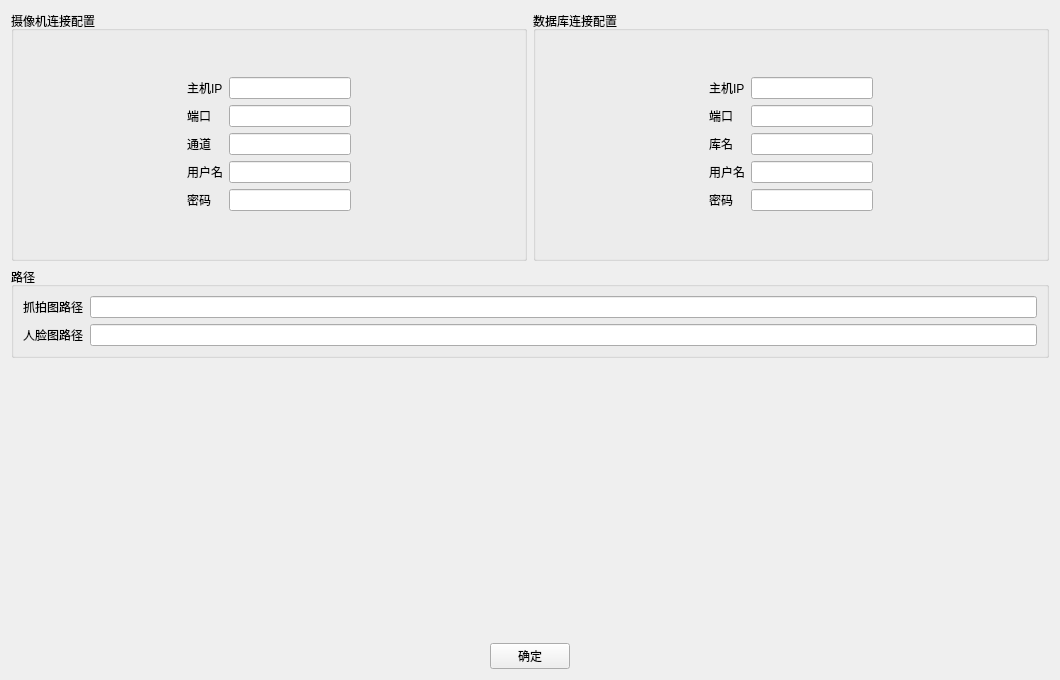
<?xml version="1.0" encoding="UTF-8"?>
<ui version="4.0">
 <class>SettingsView</class>
 <widget class="QWidget" name="SettingsView">
  <property name="geometry">
   <rect>
    <x>0</x>
    <y>0</y>
    <width>1060</width>
    <height>680</height>
   </rect>
  </property>
  <property name="windowTitle">
   <string>Form</string>
  </property>
  <layout class="QVBoxLayout" name="verticalLayout">
   <item>
    <layout class="QHBoxLayout" name="horizontalLayout">
     <item>
      <widget class="QGroupBox" name="boxCameraConnection">
       <property name="sizePolicy">
        <sizepolicy hsizetype="Expanding" vsizetype="Maximum">
         <horstretch>0</horstretch>
         <verstretch>0</verstretch>
        </sizepolicy>
       </property>
       <property name="title">
        <string>摄像机连接配置</string>
       </property>
       <layout class="QHBoxLayout" name="horizontalLayout_2">
        <item>
         <spacer name="horizontalSpacer">
          <property name="orientation">
           <enum>Qt::Horizontal</enum>
          </property>
          <property name="sizeHint" stdset="0">
           <size>
            <width>150</width>
            <height>20</height>
           </size>
          </property>
         </spacer>
        </item>
        <item>
         <layout class="QVBoxLayout" name="verticalLayout_2">
          <item>
           <spacer name="verticalSpacer">
            <property name="orientation">
             <enum>Qt::Vertical</enum>
            </property>
            <property name="sizeHint" stdset="0">
             <size>
              <width>20</width>
              <height>40</height>
             </size>
            </property>
           </spacer>
          </item>
          <item>
           <layout class="QFormLayout" name="formLayout">
            <item row="0" column="0">
             <widget class="QLabel" name="textCMIP">
              <property name="text">
               <string>主机IP</string>
              </property>
             </widget>
            </item>
            <item row="0" column="1">
             <widget class="QLineEdit" name="edCMIP"/>
            </item>
            <item row="1" column="0">
             <widget class="QLabel" name="textCMPort">
              <property name="text">
               <string>端口</string>
              </property>
             </widget>
            </item>
            <item row="1" column="1">
             <widget class="QLineEdit" name="edCMPort"/>
            </item>
            <item row="2" column="0">
             <widget class="QLabel" name="textCMChannel">
              <property name="text">
               <string>通道</string>
              </property>
             </widget>
            </item>
            <item row="2" column="1">
             <widget class="QLineEdit" name="edCMChannel">
              <property name="text">
               <string/>
              </property>
             </widget>
            </item>
            <item row="3" column="0">
             <widget class="QLabel" name="textCMUsername">
              <property name="text">
               <string>用户名</string>
              </property>
             </widget>
            </item>
            <item row="3" column="1">
             <widget class="QLineEdit" name="edCMUsername"/>
            </item>
            <item row="4" column="0">
             <widget class="QLabel" name="textCMPassword">
              <property name="text">
               <string>密码</string>
              </property>
             </widget>
            </item>
            <item row="4" column="1">
             <widget class="QLineEdit" name="edCMPassword">
              <property name="echoMode">
               <enum>QLineEdit::Password</enum>
              </property>
             </widget>
            </item>
           </layout>
          </item>
          <item>
           <spacer name="verticalSpacer_2">
            <property name="orientation">
             <enum>Qt::Vertical</enum>
            </property>
            <property name="sizeHint" stdset="0">
             <size>
              <width>20</width>
              <height>40</height>
             </size>
            </property>
           </spacer>
          </item>
         </layout>
        </item>
        <item>
         <spacer name="horizontalSpacer_2">
          <property name="orientation">
           <enum>Qt::Horizontal</enum>
          </property>
          <property name="sizeHint" stdset="0">
           <size>
            <width>150</width>
            <height>20</height>
           </size>
          </property>
         </spacer>
        </item>
       </layout>
      </widget>
     </item>
     <item>
      <widget class="QGroupBox" name="boxDBConnection">
       <property name="sizePolicy">
        <sizepolicy hsizetype="Expanding" vsizetype="Maximum">
         <horstretch>0</horstretch>
         <verstretch>0</verstretch>
        </sizepolicy>
       </property>
       <property name="title">
        <string>数据库连接配置</string>
       </property>
       <layout class="QHBoxLayout" name="horizontalLayout_3">
        <item>
         <spacer name="horizontalSpacer_3">
          <property name="orientation">
           <enum>Qt::Horizontal</enum>
          </property>
          <property name="sizeHint" stdset="0">
           <size>
            <width>150</width>
            <height>20</height>
           </size>
          </property>
         </spacer>
        </item>
        <item>
         <layout class="QVBoxLayout" name="verticalLayout_3">
          <item>
           <spacer name="verticalSpacer_3">
            <property name="orientation">
             <enum>Qt::Vertical</enum>
            </property>
            <property name="sizeHint" stdset="0">
             <size>
              <width>20</width>
              <height>40</height>
             </size>
            </property>
           </spacer>
          </item>
          <item>
           <layout class="QFormLayout" name="formLayout_2">
            <item row="0" column="0">
             <widget class="QLabel" name="textDBIP">
              <property name="text">
               <string>主机IP</string>
              </property>
             </widget>
            </item>
            <item row="0" column="1">
             <widget class="QLineEdit" name="edDBIP"/>
            </item>
            <item row="1" column="0">
             <widget class="QLabel" name="textDBport">
              <property name="text">
               <string>端口</string>
              </property>
             </widget>
            </item>
            <item row="1" column="1">
             <widget class="QLineEdit" name="edDBPort"/>
            </item>
            <item row="2" column="0">
             <widget class="QLabel" name="textDBModel">
              <property name="text">
               <string>库名</string>
              </property>
             </widget>
            </item>
            <item row="2" column="1">
             <widget class="QLineEdit" name="edDBModel"/>
            </item>
            <item row="3" column="0">
             <widget class="QLabel" name="textDBUsername">
              <property name="text">
               <string>用户名</string>
              </property>
             </widget>
            </item>
            <item row="3" column="1">
             <widget class="QLineEdit" name="edDBUsername"/>
            </item>
            <item row="4" column="0">
             <widget class="QLabel" name="textDBPassword">
              <property name="text">
               <string>密码</string>
              </property>
             </widget>
            </item>
            <item row="4" column="1">
             <widget class="QLineEdit" name="edDBPassword">
              <property name="echoMode">
               <enum>QLineEdit::Password</enum>
              </property>
             </widget>
            </item>
           </layout>
          </item>
          <item>
           <spacer name="verticalSpacer_4">
            <property name="orientation">
             <enum>Qt::Vertical</enum>
            </property>
            <property name="sizeHint" stdset="0">
             <size>
              <width>20</width>
              <height>40</height>
             </size>
            </property>
           </spacer>
          </item>
         </layout>
        </item>
        <item>
         <spacer name="horizontalSpacer_4">
          <property name="orientation">
           <enum>Qt::Horizontal</enum>
          </property>
          <property name="sizeHint" stdset="0">
           <size>
            <width>150</width>
            <height>20</height>
           </size>
          </property>
         </spacer>
        </item>
       </layout>
      </widget>
     </item>
    </layout>
   </item>
   <item>
    <widget class="QGroupBox" name="groupBox">
     <property name="title">
      <string>路径</string>
     </property>
     <layout class="QFormLayout" name="formLayout_3">
      <item row="0" column="0">
       <widget class="QLabel" name="textDirCapture">
        <property name="text">
         <string>抓拍图路径</string>
        </property>
       </widget>
      </item>
      <item row="0" column="1">
       <widget class="QLineEdit" name="edDirCapture"/>
      </item>
      <item row="1" column="0">
       <widget class="QLabel" name="textDirAvatar">
        <property name="text">
         <string>人脸图路径</string>
        </property>
       </widget>
      </item>
      <item row="1" column="1">
       <widget class="QLineEdit" name="edDirAvatar"/>
      </item>
     </layout>
    </widget>
   </item>
   <item>
    <spacer name="verticalSpacer_5">
     <property name="orientation">
      <enum>Qt::Vertical</enum>
     </property>
     <property name="sizeHint" stdset="0">
      <size>
       <width>20</width>
       <height>284</height>
      </size>
     </property>
    </spacer>
   </item>
   <item>
    <layout class="QHBoxLayout" name="horizontalLayout_4">
     <item>
      <spacer name="horizontalSpacer_5">
       <property name="orientation">
        <enum>Qt::Horizontal</enum>
       </property>
       <property name="sizeHint" stdset="0">
        <size>
         <width>40</width>
         <height>20</height>
        </size>
       </property>
      </spacer>
     </item>
     <item>
      <widget class="QPushButton" name="btnDetermine">
       <property name="text">
        <string>确定</string>
       </property>
      </widget>
     </item>
     <item>
      <spacer name="horizontalSpacer_6">
       <property name="orientation">
        <enum>Qt::Horizontal</enum>
       </property>
       <property name="sizeHint" stdset="0">
        <size>
         <width>40</width>
         <height>20</height>
        </size>
       </property>
      </spacer>
     </item>
    </layout>
   </item>
  </layout>
 </widget>
 <resources/>
 <connections/>
</ui>
